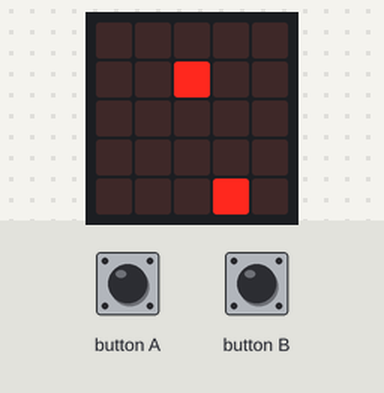
Recording of a program running on a simulated BBC micro:bit (MakeCode). On the bench: the board's 5×5 LED display. The inputs (shaded band) are chosen by the test bench. Random numbers come from a fixed seed; the short countdown, score and lost-life animations are approximate.

Above: at 1.2 s.
1.3 s: button B pressed for 0.15 s
At 2.8 s:
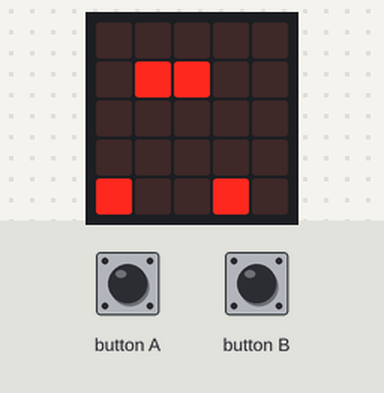
4.4 s: button B pressed for 0.15 s
At 5.6 s:
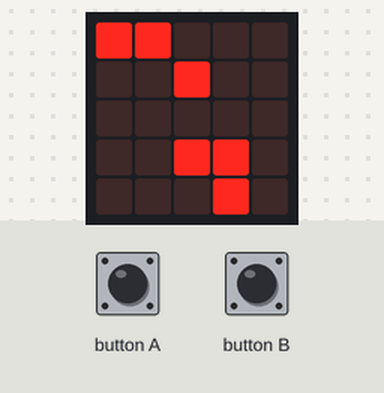
7.5 s: button B pressed for 0.15 s
At 8.9 s:
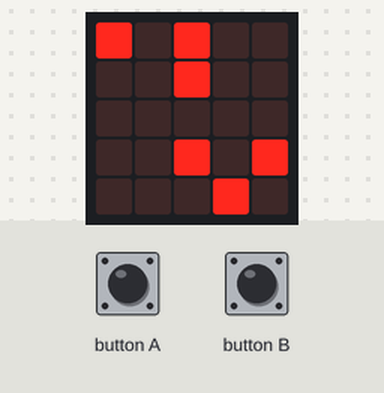
10.6 s: button B pressed for 0.15 s
At 12.0 s:
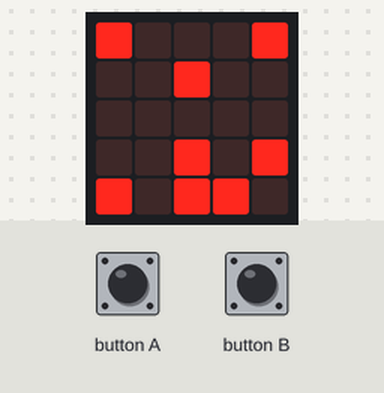
13.7 s: button A pressed for 0.15 s
14.4 s: button B pressed for 0.15 s
At 16.1 s:
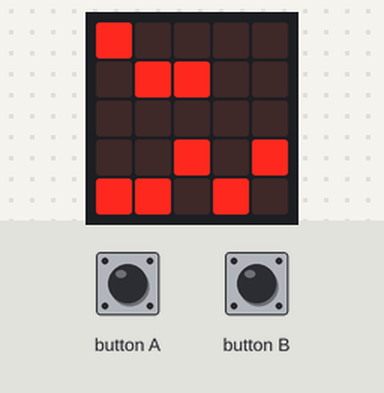
Timing chart, 0 to 17.6 s (numbered marks = the images above; inputs shaded):
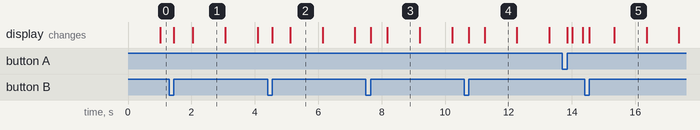

Measured:
- what the display in image 1 shows lasts 1.1 s, from 2.0 s to 3.1 s

The program:

main.ts
```typescript
input.onButtonPressed(Button.A, function () {
    if (sprite1.get(LedSpriteProperty.X) == sprite2.get(LedSpriteProperty.X)) {
        game.addScore(1)
    } else {
        game.gameOver()
    }
})
input.onButtonPressed(Button.B, function () {
    sprite1 = game.createSprite(2, 2)
    sprite2 = game.createSprite(2, randint(3, 4))
    game.setScore(0)
})
let sprite2: game.LedSprite = null
let sprite1: game.LedSprite = null
sprite1 = game.createSprite(2, 2)
sprite2 = game.createSprite(2, randint(3, 4))
game.setScore(0)
basic.forever(function () {
    sprite1.set(LedSpriteProperty.X, randint(0, 4))
    sprite1.set(LedSpriteProperty.Y, randint(0, 1))
    sprite2.set(LedSpriteProperty.X, randint(0, 4))
    sprite2.set(LedSpriteProperty.Y, randint(3, 4))
    sprite1.move(1)
    basic.pause(1000)
    sprite1.ifOnEdgeBounce()
    sprite2.ifOnEdgeBounce()
})
```

test.ts
```typescript
// aquí va el archivo "tests"; esto no se compilará cuando este paquete se utilice como una extensión.
```
